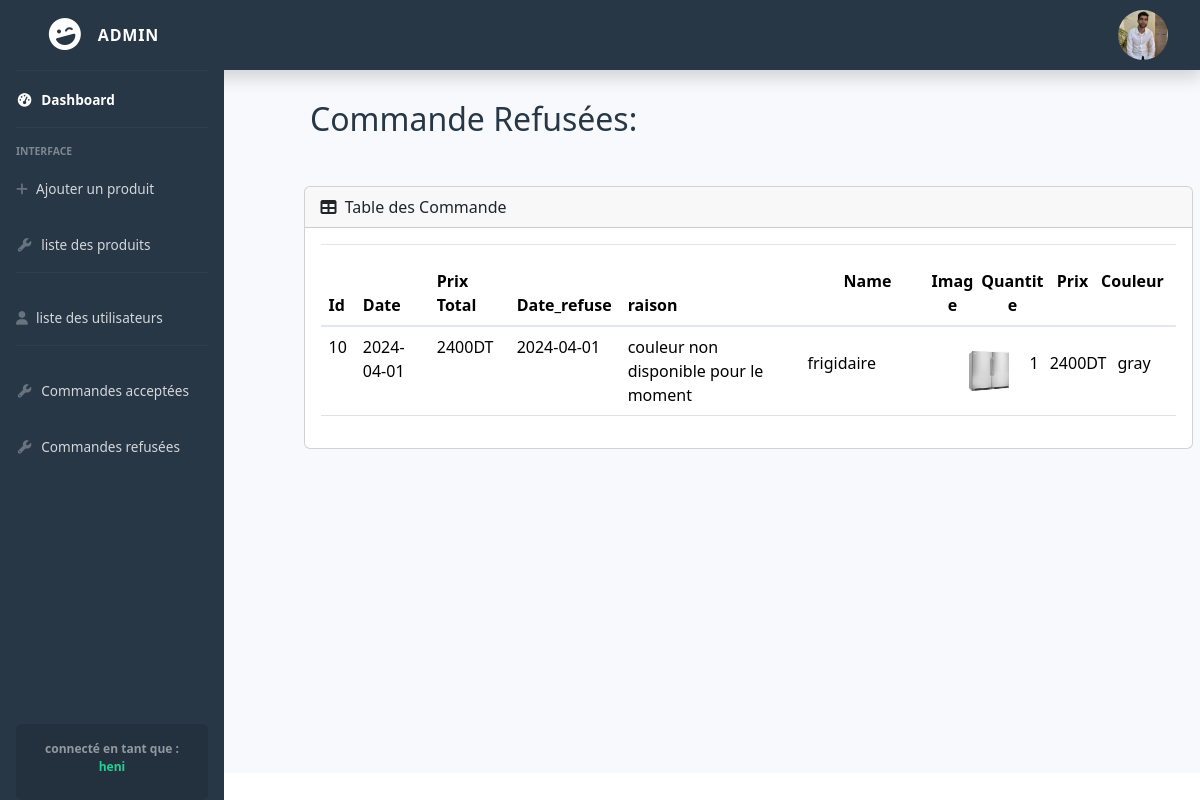
/admin/commandeRefuser.php (signed in), run on the app's committed database.
### tables this page shows
CREATE TABLE `commande` (
  `id` int(3) NOT NULL,
  `id_user` int(3) NOT NULL,
  `produits` longtext NOT NULL CHECK (json_valid(`produits`)),
  `isverif` tinyint(1) NOT NULL DEFAULT 0,
  `msg` text NOT NULL,
  `date` date DEFAULT NULL,
  `date_reponse` date DEFAULT NULL
);

CREATE TABLE `product` (
  `id` int(11) NOT NULL,
  `name` varchar(100) NOT NULL,
  `categorie` varchar(30) NOT NULL,
  `quantite` int(3) NOT NULL,
  `image` varchar(100) NOT NULL,
  `description` longtext NOT NULL,
  `prix` float NOT NULL,
  `solde` int(2) NOT NULL,
  `couleur` varchar(200) NOT NULL,
  `date` date NOT NULL
);

### models/commande.class.php (called while the page is built, shortened)
<?php
class commande{
    function lister(){
        $cnx = new connexion();
        $pdo = $cnx->connect();
        $req="select * from commande";
        $res =$pdo->query($req);
        return $res;
    }
}
?>

### models/product.class.php (called while the page is built, shortened)
<?php
    class Products{
        function getProduct($id)
        {
            $cnx=new connexion();
            $pdo=$cnx->connect();
            $req="SELECT * FROM product where id='$id'";
            $res=$pdo->query($req) or print_r($pdo->errorInfo());
            return $res;
        }
    }
?>

### admin/commandeRefuser.php (the view)
<?php require_once('../__tiers/header-admin.php') ?>
<?php
    require_once('../models/commande.class.php');
    $comm = new Commande();
    $commandes=$comm->lister()->fetchAll();
?>
<div class='row'>
    <div class='col-10' style='margin-top:100px;margin-left:250px;margin-bottom:300px'>
    <div class="container-fluid contenu">
                <main>
                    <h2 class="ms-5 text-azra9">Commande Refusées:</h2>
                    <div class="row justify-content-center mt-5">
                        <div class="col-11">
                            <div class="card mb-4">
                                <div class="card-header header-table ">
                                    <i class="fas fa-table me-1"></i>
                                    Table des Commande
                                </div>
                                <div class="card-body">
                                    <div class="table-responsive">
                                        <table class="datatablesSimple table" id="mytable">
                                            <thead>
                                                <tr>
                                                    <th>Id</th>
                                                    <th>Date</th>
                                                    <th>Prix Total</th>
                                                    <th>Date_refuse</th>
                                                    <th>raison</th>
                                                    <th rowspan="4" class='text-center'>
                                                        <div class='d-flex justify-content-between mt-3'>
                                                            <div style='width:120px'><strong>Name</strong></div>
                                                                <div style='width:50px'>
                                                                    <strong>Image</strong>
                                                                </div>
                                                                <div style='width:70px'>
                                                                    <strong>Quantite</strong>
                                                                </div>
                                                                <div style='width:50px'>
                                                                    <strong>Prix</strong>
                                                                </div>
                                                                <div style='width:70px'>
                                                                    <strong>Couleur</strong>
                                                                </div>
                                                            </div>
                                                    </th>
                                                </tr>
                                            </thead>
                                            <tbody>
                                            <?php
                                                    foreach ($commandes as $cmd){
                                                        if($cmd['isverif'] ==2 ){
                                                        $products="";
                                                        require_once('../models/product.class.php');
                                                        $mod=new Products();
                                                        $prods = json_decode($cmd['produits'], true);
                                                        $num = count($prods);
                                                        $somme=0;
                                                        foreach ($prods as $key => $product) {
                                                            $p = $mod->getProduct($key)->fetchAll()[0];
                                                            $somme+=$p['prix'] * (1 - ($p['solde'] / 100))*$product['quantite'];
                                                            $products .= "<div class='d-flex justify-content-between mt-3'>
                                                                        <div style='width:150px'>" . $p['name'] . "</div>
                                                                        <div style='width:50px'>
                                                                            <img width ='40px'height='40px' src='uploaded/" . $p['image'] . "' />
                                                                        </div>
                                                                        <div style='width=50px'>
                                                                        " .$product['quantite']."
                                                                        </div>
                                                                        <div style='width=50px'>
                                                                        " . $p['prix'] * (1 - ($p['solde'] / 100)) . "DT
                                                                        </div>
                                                                        <div style='width:50px'>
                                                                        " . $product['couleur'] . "
                                                                        </div>
                                                                        </div>
                                                                        ";
                                                        }
                                                        echo "<tr>
                                                                <td>".$cmd['id']."</td>
                                                                <td>".$cmd['date']."</td>
                                                                <td>".$somme."DT</td>
                                                                <td>".$cmd['date_reponse']."</td>
                                                                <td>".$cmd['msg']."</td>
                                                                ";echo"
                                                                <td colspan=" . $num . ">
                                                                ".$products."
                                                                </td>
                                                                </tr>";
                                                            }
                                                        }
                                                ?>
                                            </tbody>
                                        </table>
                                    </div>
                                </div>
                            </div>
                        </div>
                    </div>
                </main>
            </div>
    </div>
</div>
<?php require_once('../__tiers/footer-admin.php') ?>

### assets/style.css (style rules this page uses)
:root { --blue:#273746; --vert:#21D192; }
* { margin: 0; padding: 0; box-sizing: border-box; }
.text-azra9 { color:var(--blue )!important; }

### data on the page
commande: id "10", date "2024-04-01", somme "2400", date_reponse "2024-04-01", msg "couleur non disponible pour le moment"
product: name "frigidaire", image (picture), quantite "1", $p['prix'] * (1 - ($p['solde'] / 100)) "2400", couleur "gray"

### other printed values
$_SESSION['name'] "heni"
